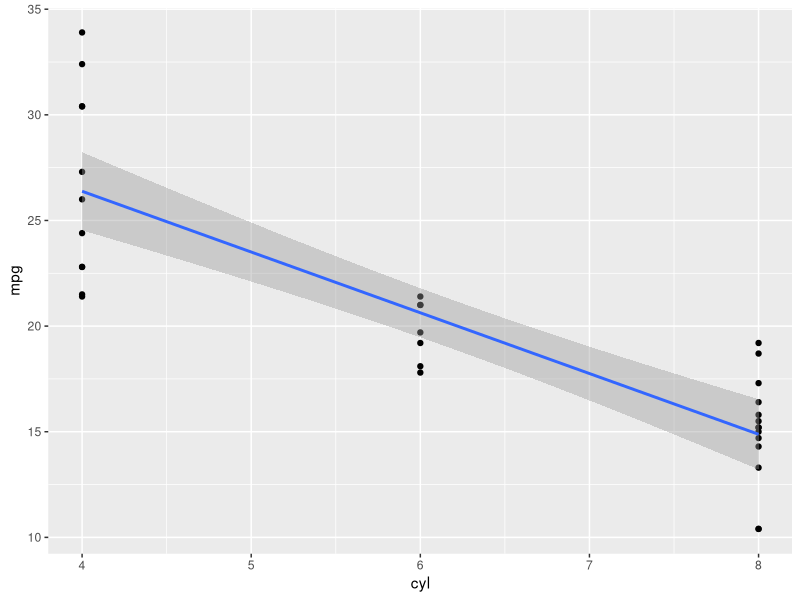
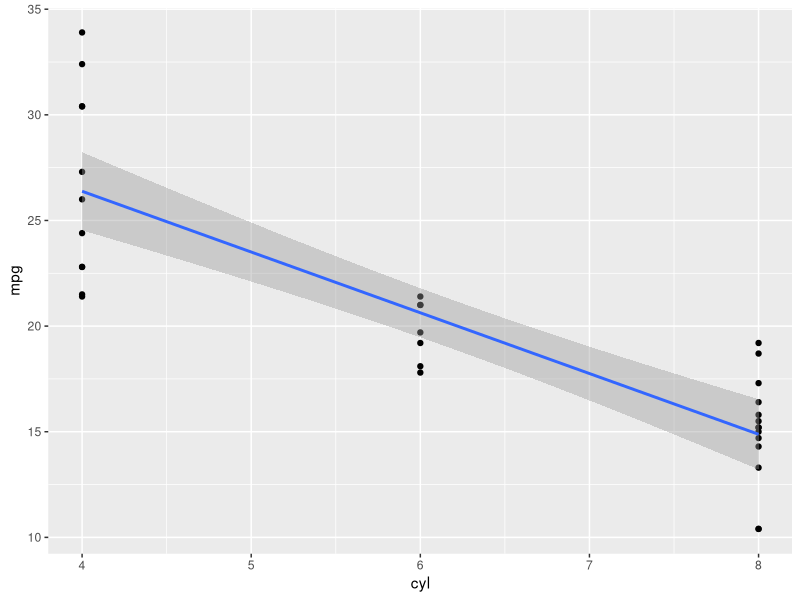

Recreate these plots in R, in order.
## ---- chunk 1
library(ggplot2)

p <- ggplot(mtcars) + 
  aes(cyl, mpg) + 
  geom_point() + 
  geom_smooth(method = "lm")

p
## ---- chunk 2
p
## ---- chunk 3
lm(mpg ~ cyl, data=mtcars)
